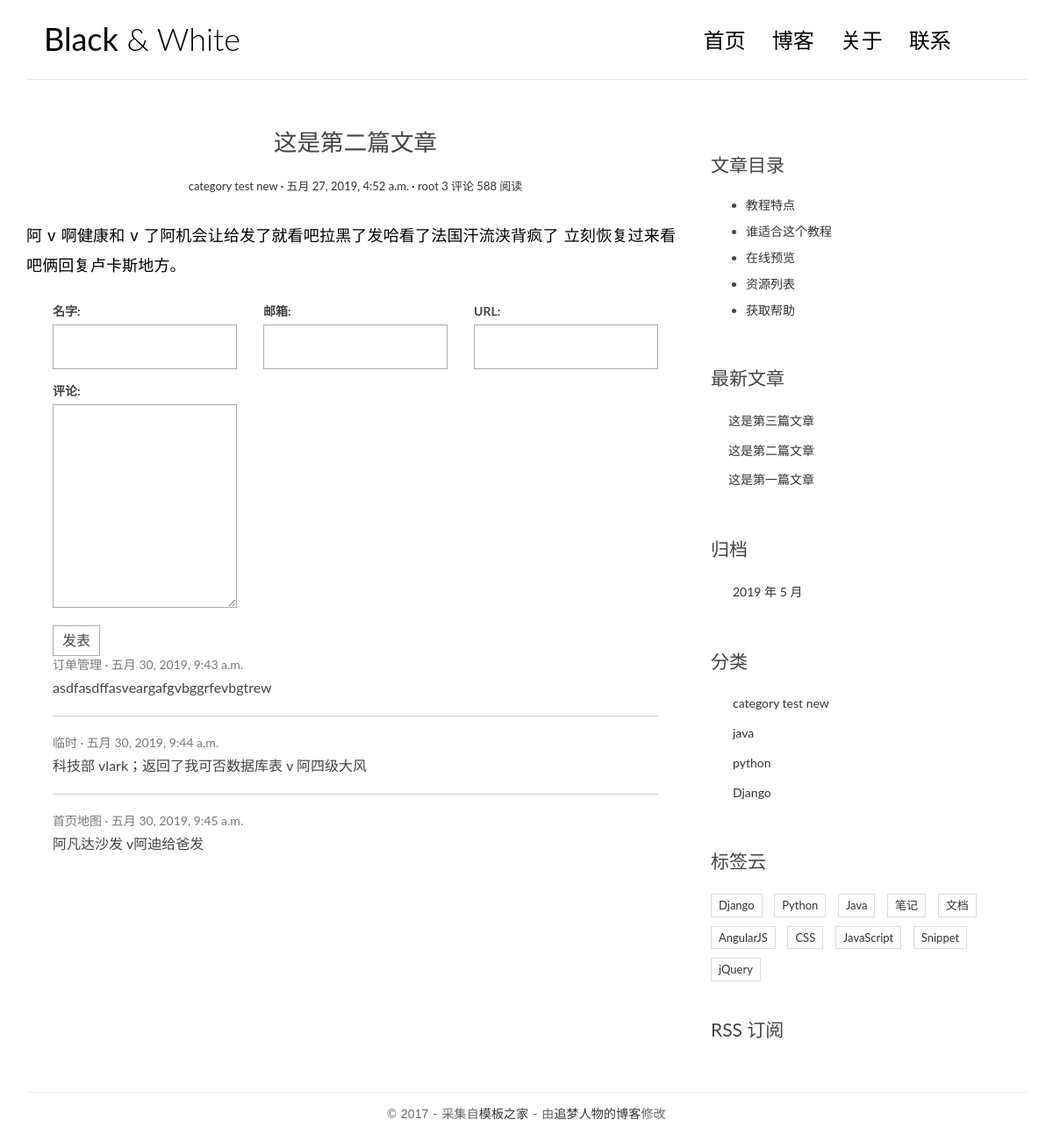
Screenshot of /post/3/ with the database file from the repository.
### blog/models.py (models this page shows, shortened)
class Post(models.Model):
    title = models.CharField(max_length=70)
    body = models.TextField()
    created_time = models.DateTimeField()
    modified_time = models.DateTimeField()
    excerpt = models.CharField(max_length=200,blank=True)
    category = models.ForeignKey(Category)
    tags = models.ManyToManyField(Tag,blank=True)
    author = models.ForeignKey(User)
    def get_absolute_url(self):
        return reverse('blog:detail',kwargs={'pk': self.pk})
    class Meta:
        ordering = ['-created_time']

class Category(models.Model):
    name = models.CharField(max_length=100)

### comments/models.py (models this page shows, shortened)
class Comment(models.Model):
    name = models.CharField(max_length=100)
    email = models.EmailField(max_length=255)
    url = models.URLField(blank=True)
    text = models.TextField()
    created_time = models.DateTimeField(auto_now_add=True)
    post = models.ForeignKey('blog.post')

### blog/views.py (the view)
# urls.py: url(r'^post/(?P<pk>[0-9]+)/$', views.detail, name='detail'),
def detail(request, pk):
    post = get_object_or_404(Post,pk=pk)
    post.body = markdown.markdown(post.body,
                                  extensions=[
                                              'markdown.extensions.extra',
                                              'markdown.extensions.codehilite',
                                              'markdown.extensions.toc',
                                  ])
    form = CommentForm()
    comment_list = post.comment_set.all()
    context =  {'post':post,
                'form':form,
                'comment_list':comment_list}
    return render(request, 'blog/detail.html',context=context)

### comments/forms.py
class CommentForm(forms.ModelForm):
    class Meta:
        model = Comment
        fields = ['name','email','url','text']

### blog/templatetags/blog_tags.py (called while the page is built)
@register.simple_tag
def get_recent_posts(num=5):
    return Post.objects.all().order_by('-created_time')[:num]

@register.simple_tag
def archives():
    return Post.objects.dates('created_time','month',order='DESC')

@register.simple_tag
def get_categories():
    return Category.objects.all()

### templates/blog/detail.html (shortened to what this page needs)
{% extends 'base.html'%}
{% block main %}
    <article>
        <header class="entry-header">
            <h1 class="entry-title">{{ post.title }}</h1>
            <div class="entry-meta">
                <span class="post-category"><a href="#">{{ post.category.name }}</a></span>
                <span class="post-date"><a href="#"><time class="entry-time"
                                datetime="{{post.created_time}}">{{post.created_time}}</time></a></span>
                <span class="post-auther"><a href="#">{{post.author}}</a></span>
                <span class="comment-link"><a href="#">{{ post.comment_set.count }} 评论</a></span>
                <span class="views-count"><a href="#">588 阅读</a></span>
            </div>
        </header>
        <div class="entry-content clearfix">
            {{ post.body|safe }}
        </div>
    </article>
    <section class="comment-area">
        <form action="{% url 'comments:post_comment' post.pk %}" method="post" class="comment-form"a>
            <div class="row">
                <div class="col-md-4">
                    <label for="{{ form.name.id_for_label }}">名字:</label>
                    {{ form.name }}
                </div>
                <div class="col-md-4">
                    <label for="{{ form.email.id_for_label }}">邮箱:</label>
                    {{ form.email }}
                </div>
                <div class="col-md-4">
                    <label for="{{ form.url.id_for_label }}">URL:</label>
                    {{ form.url }}
                </div>
                <div class="col-md-4">
                    <label for="{{ form.text.id_for_label }}">评论:</label>
                    {{ form.text }}
                    <button type="submit" class="comment-btn">发表</button>
                </div>
            </div>
        </form>
        <ul class="commen-list list-unstyled">
            {% for comment in comment_list %}
            <li class="comment-item">
                <span class="nickname">{{ comment.name }}</span>
                <time class="submit-date">{{ comment.created_time }}</time>
                <div class="text">
                    {{ comment.text }}
                </div>
            </li>
            {% empty %}
              暂无评论！
            {% endfor %}
        </ul>
    </section>
{% endblock main %}
{% block toc %}
    <div class="widget widget-content">
        <h3 class="widget-title">文章目录</h3>
        <ul>
            <li>
                <a href="#">教程特点</a>
            </li>
            <li>
                <a href="#">谁适合这个教程</a>
            </li>
            <li>
                <a href="#">在线预览</a>
            </li>
            <li>
                <a href="#">资源列表</a>
            </li>
            <li>
                <a href="#">获取帮助</a>
            </li>
        </ul>
    </div>
{% endblock toc %}

### templates/base.html (shortened to what this page needs)
{% load staticfiles %}
{% load blog_tags %}
<!DOCTYPE html>
<html>
<head>
    <link rel="stylesheet" href="{% static 'blog/css/bootstrap.min.css' %}">
    <link rel="stylesheet" href="http://code.ionicframework.com/ionicons/2.0.1/css/ionicons.min.css">
    <link rel="stylesheet" href="{% static 'blog/css/pace.css' %}">
    <link rel="stylesheet" href="{% static 'blog/css/custom.css' %}">
    <link rel="stylesheet" href="{% static '/blog/css/highlights/github.css' %}">
</head>
<body>
<div class="container">
    <header id="site-header">
        <div class="row">
            <div class="col-md-4 col-sm-5 col-xs-8">
                <div class="logo">
                    <h1><a href="{% url 'blog:index' %}"><b>Black</b> &amp; White</a></h1>
                </div>
            </div>
            <div class="col-md-8 col-sm-7 col-xs-4">
                <nav class="main-nav" role="navigation">
                    <div class="collapse navbar-collapse" id="bs-example-navbar-collapse-1">
                        <ul class="nav navbar-nav navbar-right">
                            <li class="cl-effect-11"><a href="{% url 'blog:index' %}" data-hover="首页">首页</a></li>
                            <li class="cl-effect-11"><a href="full-width.html" data-hover="博客">博客</a></li>
                            <li class="cl-effect-11"><a href="about.html" data-hover="关于">关于</a></li>
                            <li class="cl-effect-11"><a href="contact.html" data-hover="联系">联系</a></li>
                        </ul>
                    </div>
                </nav>
            </div>
        </div>
    </header>
</div>
<div class="content-body">
    <div class="container">
        <div class="row">
            <main class="col-md-8">
                {% block main %}
                {% endblock main %}
            </main>
            <aside class="col-md-4">
                {% block toc %}
                {% endblock toc %}
                <div class="widget widget-recent-posts">
                    <h3 class="widget-title">最新文章</h3>
                    {% get_recent_posts as recent_post_list %}
                    <ul>
                        {% for post in recent_post_list %}
                        <li>
                            <a href="{{ post.get_absolute_url }}">{{ post.title }}</a>
                        </li>
                        {% empty %}
                            暂无文章!
                        {% endfor %}
                    </ul>
                </div>
                <div class="widget widget-archives">
                    <h3 class="widget-title">归档</h3>
                    {% archives as date_list %}
                    <ul>
                        {% for date in date_list %}
                        <li>
                            <a href="{% url 'blog:archives' date.year date.month %}">{{ date.year }} 年 {{ date.month }} 月</a>
                        </li>
                        {% empty %}
                         暂无归档！
                        {% endfor %}
                    </ul>
                </div>
                <div class="widget widget-category">
                    <h3 class="widget-title">分类</h3>
                    {% get_categories as category_list %}
                    <ul>
                        {% for category in category_list %}
                        <li>
                            <a href="{% url 'blog:category' category.pk %}">{{ category.name }}</a>
                        </li>
                        {% empty %}
                         暂无分类！
                        {% endfor %}
                    </ul>
                </div>
                <div class="widget widget-tag-cloud">
                    <h3 class="widget-title">标签云</h3>
                    <ul>
                        <li>
                            <a href="#">Django</a>
                        </li>
                        <li>
                            <a href="#">Python</a>
                        </li>
                        <li>
                            <a href="#">Java</a>
                        </li>
                        <li>
                            <a href="#">笔记</a>
                        </li>
                        <li>
                            <a href="#">文档</a>
                        </li>
                        <li>
                            <a href="#">AngularJS</a>
                        </li>
                        <li>
                            <a href="#">CSS</a>
                        </li>
                        <li>
                            <a href="#">JavaScript</a>
                        </li>
                        <li>
                            <a href="#">Snippet</a>
                        </li>
                        <li>
                            <a href="#">jQuery</a>
                        </li>
                    </ul>
                </div>
                <div class="rss">
                    <a href=""> RSS 订阅</a>
                </div>
            </aside>
        </div>
    </div>
</div>
<footer id="site-footer">
    <div class="container">
        <div class="row">
            <div class="col-md-12">
                <p class="copyright">&copy 2017 - 采集自<a href="http://www.cssmoban.com/"
                                                        target="_blank" title="模板之家">模板之家</a>
                    - 由<a href="http://zmrenwu.com/" title="网页模板" target="_blank">追梦人物的博客</a>修改
                </p>
            </div>
        </div>
    </div>
</footer>
</body>
</html>

### blog/static/blog/css/custom.css (style rules this page uses)
* { outline: none; }
h1, h2, h3, h4, h5, h6 { margin-top: 0; }
b { font-weight: 400; }
a { color: #333; }
body { color: #444; font-family: 'Lato', sans-serif; }
p { font-family: 'Ubuntu', sans-serif; font-weight: 400; word-spacing: 1px; letter-spacing: 0.01em; }
#site-header { background-color: #FFF; padding: 25px 20px; margin-bottom: 40px; border-bottom: 1px solid #e7e7e7; }
.logo h1 a { color: #000; }
.logo h1 { margin: 0; font-family: 'Lato', sans-serif; font-weight: 300; }
.main-nav { margin-top: 11px; max-width: 95%; }
.main-nav a { color: #000000 !important; padding: 0 0 5px 0 !important; margin-right: 30px; font-family: 'Lato', sans-serif; font-weight: 300; font-size: 24px; }
.cl-effect-11 a { padding: 10px 0; color: #0972b4; text-shadow: none; }
.cl-effect-11 a::before { position: absolute; top: 0; left: 0; overflow: hidden; padding: 0 0 5px 0 !important; max-width: 0; border-bottom: 1px solid #000; color: #000; content: attr(data-hover); white-space: nowrap; -webkit-transition: max-width 0.5s; -moz-transition: max-width 0.5s; transition: max-width 0.5s; }
.content-body { padding-bottom: 4em; }
.entry-title { text-align: center; font-size: 1.9em; margin-bottom: 20px; line-height: 1.6; padding: 10px 20px 0; }
.entry-meta { text-align: center; color: #DDDDDD; font-size: 13px; margin-bottom: 30px; }
.entry-content { font-size: 18px; line-height: 1.9; font-weight: 300; color: #000; }
.post-category::after, .post-date::after, .post-author::after, .comments-link::after { content: ' ·'; color: #000; }
.widget { background: #fff; padding: 30px 0 0; }
.widget-title { font-size: 1.5em; margin-bottom: 20px; line-height: 1.6; padding: 10px 0 0; font-weight: 400; }
.widget-recent-posts ul { padding: 0; margin: 0; padding-left: 20px; }
.widget-recent-posts ul li { list-style-type: none; position: relative; line-height: 170%; margin-bottom: 10px; }
.widget-recent-posts ul li::before { content: '\f3d3'; font-family: "Ionicons"; position: absolute; left: -17px; top: 3px; font-size: 16px; color: #000; }
.widget-archives ul { padding: 0; margin: 0; padding-left: 25px; }
.widget-archives ul li { list-style-type: none; position: relative; line-height: 170%; margin-bottom: 10px; }
.widget-archives ul li::before { content: '\f3f3'; font-family: "Ionicons"; position: absolute; left: -25px; top: 1px; font-size: 16px; color: #000; }
.widget-category ul { padding: 0; margin: 0; padding-left: 25px; }
.widget-category ul li { list-style-type: none; position: relative; line-height: 170%; margin-bottom: 10px; }
.widget-category ul li::before { content: '\f3fe'; font-family: "Ionicons"; position: absolute; left: -25px; top: 1px; font-size: 18px; color: #000; }
.widget-tag-cloud ul { padding: 0; margin: 0; margin-right: -10px; }
.widget-tag-cloud ul li { list-style-type: none; font-size: 13px; display: inline-block; margin-right: 10px; margin-bottom: 10px; padding: 3px 8px; border: 1px solid #ddd; }
.widget-content ul li { margin-bottom: 10px; }
.rss { font-size: 21px; margin-top: 30px; }
.rss a { color: #444; }
#site-footer { padding-top: 10px; padding: 0 0 1.5em 0; }
.copyright { text-align: center; padding-top: 1em; margin: 0; border-top: 1px solid #eee; color: #666; }
.contact-form input, .comment-form input { border: 1px solid #aaa; margin-bottom: 15px; width: 100%; padding: 15px 15px; font-size: 16px; line-height: 100%; transition: 0.4s border-color linear; }
.contact-form textarea, .comment-form textarea { border: 1px solid #aaa; margin-bottom: 15px; width: 100%; padding: 15px 15px; font-size: 16px; line-height: 20px !important; min-height: 183px; transition: 0.4s border-color linear; }
.comment-area { padding: 0 30px 0; }
.comment-form { margin-top: 15px; }
.comment-form .comment-btn { background-color: #fff; border: 1px solid #aaa; font-size: 16px; padding: 5px 10px; }
.comment-item:not(:last-child) { border-bottom: 1px #ccc solid; margin-bottom: 20px; padding-bottom: 20px; }
.comment-item .nickname, .comment-item .submit-date { color: #777; font-size: 14px; }
.comment-item .nickname:after { content: ' ·'; }
.comment-item .text { padding-top: 5px; font-size: 16px; }

### rows the page displays
Post: title "这是第二篇文章", category.name "category test new", created_time "五月 27, 2019, 4:52 a.m.", author "root", comment_set.count "3", body "阿 v 啊健康和 v 了阿机会让给发了就看吧拉黑了发哈看了法国汗流浃背疯了 立刻恢复过来看吧俩回复卢卡斯地方。"
Comment: name "订单管理", created_time "五月 30, 2019, 9:43 a.m.", text "asdfasdffasveargafgvbggrfevbgtrew"
Comment: name "临时", created_time "五月 30, 2019, 9:44 a.m.", text "科技部 vlark；返回了我可否数据库表 v 阿四级大风"
Comment: name "首页地图", created_time "五月 30, 2019, 9:45 a.m.", text "阿凡达沙发 v阿迪给爸发"
Post: title "这是第三篇文章"
Post: title "这是第一篇文章"
Category: name "category test new"
Category: name "java"
Category: name "python"
Category: name "Django"

### other values shown
{{ date.year }} "2019"
{{ date.month }} "5"
